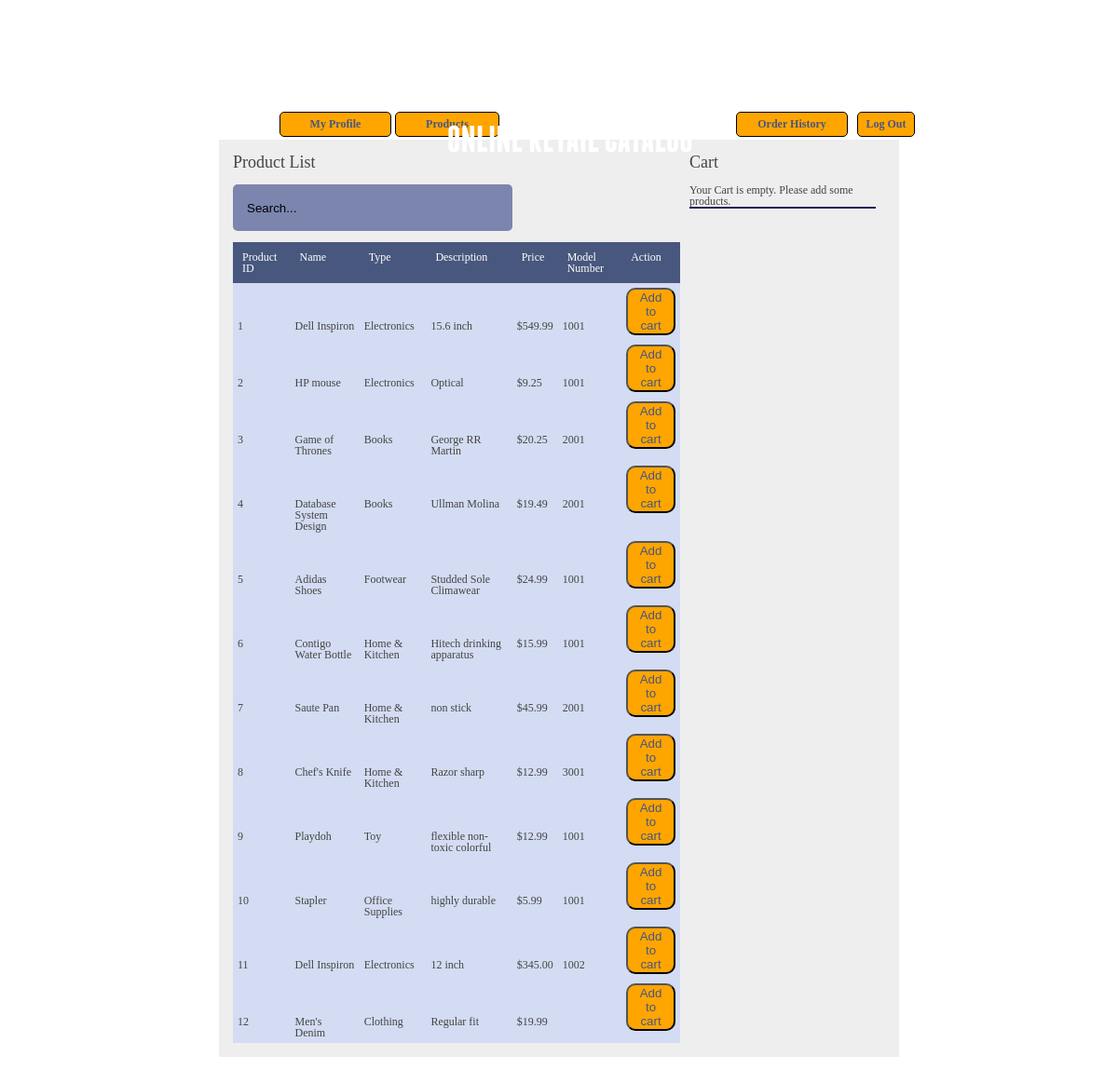
/onlineretail/test5/index2.php, run on the app's committed database.
### tables this page shows
CREATE TABLE `product` (
  `productID` int(11) NOT NULL,
  `productName` varchar(45) DEFAULT NULL,
  `productType` varchar(45) DEFAULT NULL,
  `details` varchar(45) DEFAULT NULL,
  `price` decimal(11,2) DEFAULT NULL,
  `modelNumber` int(11) DEFAULT NULL,
  PRIMARY KEY (`productID`)
);

### onlineretail/test5/products.php (the view, shortened to what this page needs)
<h1>Product List</h1>
<link href="//maxcdn.bootstrapcdn.com/font-awesome/4.1.0/css/font-awesome.min.css" rel="stylesheet">
<div class="box">
    <form action="" method="post">
      <div class="container-4">
          <input type="search" id="search" placeholder="Search..." name="icon" method="post" />
      </div>
    </form>
</div>
<br>
    <table>
        <tr>
            <th>Product ID</th>
            <th>Name</th>
            <th>Type</th>
            <th>Description</th>
            <th>Price</th>
            <th>Model Number</th>
            <th>Action</th>
        </tr>
       <?php
            if(isset($_POST['search'])){
                $_SESSION['keyword'] = $_POST['icon'];
                searchcode($_SESSION['keyword']);
            } elseif (isset($_GET['name'])) {
                $_SESSION['keyword'] = strval($_GET['name']);
                searchcode($_SESSION['keyword']);
            } else {
                searchcode("");
            }
            function searchcode($keyword){
                $sql="SELECT * FROM product where productName LIKE '%".$keyword."%' OR productType LIKE '%".$keyword."%' ORDER BY productID ASC";
                $query=mysql_query($sql);
                while ($row=mysql_fetch_array($query)) {
        ?>
        <tr>
            <td><?php echo $row['productID'] ?></td>
            <td><?php echo $row['productName'] ?></td>
            <td><?php echo $row['productType'] ?></td>
            <td><?php echo $row['details'] ?></td>
            <td>$<?php echo $row['price'] ?></td>
            <td><?php echo $row['modelNumber'] ?></td>
            <td><button id="tocart"><a href="index2.php?page=products&action=add&id=<?php echo $row['productID'] ?>&name=<?php echo $_SESSION['keyword'] ?>">Add to cart</a></button></td>
        </tr>
        <?php
                }
            }
        ?>
    </table>

### onlineretail/test5/index2.php (shortened to what this page needs)
<?php
    if(isset($_GET['page'])){
        $pages=array("products", "cart", "checkout", "finalpage", "orderhistory", "myprofile", "editmyprofile");
        if(in_array($_GET['page'], $pages)) {
            $_page=$_GET['page'];
        }else{
            $_page="products";
        }
    }else{
        $_page="products";
    }
?>
<!DOCTYPE html PUBLIC "-//W3C//DTD XHTML 1.0 Strict//EN"
"http://www.w3.org/TR/xhtml1/DTD/xhtml1-strict.dtd">
    <html xmlns="http://www.w3.org/1999/xhtml">
    <head>
        <link rel="stylesheet" href="css/reset.css" />
        <link rel="stylesheet" href="css/style.css" />
    </head>
    <body>
        <div id="mainTitle">
            <h1><center>ONLINE RETAIL CATALOG</center></h1>
        </div>
        <div class="profile">
            <b id="orders"><a href="index2.php?page=orderhistory">Order History</a></b>
        </div>
        <div class="profile">
            <b id="logout"><a href="logout.php">Log Out</a></b>
        </div>
        <div class="profile">
            <b id="myprofile"><a href="index2.php?page=myprofile">My Profile</a></b>
        </div>
        <div class="profile">
            <b id="products"><a href="index2.php?page=products">Products</a></b>
        </div>
        <div id="container">
            <div id="main">
                <?php require($_page.".php"); ?>
            </div>
            <div id="sidebar">
                <h1>Cart</h1>
                <table id="carttable">
                <?php
                    if(isset($_SESSION['cart'])){ ?>
                    <tr id="titletable">
                        <td>Product ID</td>
                        <td>Product Name</td>
                    </tr>
                <?php
                    $sql="SELECT * FROM product WHERE productID IN (";
                    foreach($_SESSION['cart'] as $id => $value) {
                        $sql.=$id.",";
                    }
                    $sql=substr($sql, 0, -1).") ORDER BY productID ASC";
                    $query=mysql_query($sql);
                    while($row=mysql_fetch_array($query)){
                 ?>
                    <tr>
                        <td><?php echo $row['productID']?></td>
                        <td><?php echo $row['productName']?></td>
                    </tr>
                <?php
                    }
                ?>
                </table>
                <hr />
                <a href="index2.php?page=cart">Go to cart</a>
                <?php
                    } else{
                    echo "<p>Your Cart is empty. Please add some products.</p>";
                    }
                ?>
            </div>
        </div>
    </body>
</html>

### onlineretail/test5/css/style.css (style rules this page uses)
a { color: #48577D; text-decoration: none; }
h1, h2 { margin-bottom: 15px }
h1 { font-size: 18px; }
#main table { width: 480px; }
#main table th { padding: 10px; background-color: #48577D; color: #fff; text-align: left; }
#main table td { padding: 5px; }
#main table tr { background-color: #d3dcf2; }
body { font-family: Verdana; font-size: 12px; color: #444; background-image:url("https://upload.wikimedia.org/wikipedia/commons/0/00/Sunset_Reeds,_North_Shore_Port_Lincoln_-_South_Australia.jpg"); background-size: cover; background-repeat: no-repeat; }
#container { width: 700px; margin: 150px auto; background-color: #eee; overflow: hidden; padding: 15px; }
#main { width: 490px; float: left; }
#sidebar { width: 200px; float: left; }
.profile #logout { position: absolute; left: 920px; top: 120px; z-index: -1; background-color:orange; width: 60px; height: 25px; text-align:center; border:1px solid black; vertical-align: middle; line-height: 25px; overflow: hidden; border-radius:5px; }
.profile #orders { position: absolute; left: 790px; top: 120px; z-index: -1; background-color:orange; width: 118px; height: 25px; text-align:center; border:1px solid black; vertical-align: middle; line-height: 25px; overflow: hidden; border-radius:5px; }
.profile #myprofile { position: absolute; border-radius:5px; left: 300px; top: 120px; z-index: -1; background-color:orange; width: 118px; height: 25px; text-align:center; border:1px solid black; vertical-align: middle; line-height: 25px; overflow: hidden; }
.profile #products { position: absolute; border-radius:5px; left: 424px; top: 120px; z-index: -1; background-color:orange; width: 110px; height: 25px; text-align:center; border:1px solid black; vertical-align: middle; line-height: 25px; overflow: hidden; }
.container-4 { overflow: hidden; width: 300px; vertical-align: middle; white-space: nowrap; }
.container-4 input#search { width: 300px; height: 50px; background: #7B85AE; border: none; font-size: 10pt; float: left; color: #fff; padding-left: 15px; -webkit-border-radius: 5px; -moz-border-radius: 5px; border-radius: 5px; }
#mainTitle { color: white; position: absolute; top: 10%; left:40%; }
#mainTitle h1 { font-size:40px; color:white; font-family: 'FranchiseRegular','Arial Narrow',Arial,sans-serif; font-weight: bold; text-align: center; padding-bottom: 30px; }
#tocart { border-radius: 10px; background-color: orange; }
#tocart a { text-decoration: none; }
#carttable { border: 1px solid #172457; width: 100%; }

### data on the page
product: productID "1", productName "Dell Inspiron", productType "Electronics", details "15.6 inch", price "549.99", modelNumber "1001"
product: productID "2", productName "HP mouse", productType "Electronics", details "Optical", price "9.25", modelNumber "1001"
product: productID "3", productName "Game of Thrones", productType "Books", details "George RR Martin", price "20.25", modelNumber "2001"
product: productID "4", productName "Database System Design", productType "Books", details "Ullman Molina", price "19.49", modelNumber "2001"
product: productID "5", productName "Adidas Shoes", productType "Footwear", details "Studded Sole Climawear", price "24.99", modelNumber "1001"
product: productID "6", productName "Contigo Water Bottle", productType "Home & Kitchen", details "Hitech drinking apparatus", price "15.99", modelNumber "1001"
product: productID "7", productName "Saute Pan", productType "Home & Kitchen", details "non stick", price "45.99", modelNumber "2001"
product: productID "8", productName "Chef's Knife", productType "Home & Kitchen", details "Razor sharp", price "12.99", modelNumber "3001"
product: productID "9", productName "Playdoh", productType "Toy", details "flexible non-toxic colorful", price "12.99", modelNumber "1001"
product: productID "10", productName "Stapler", productType "Office Supplies", details "highly durable", price "5.99", modelNumber "1001"
product: productID "11", productName "Dell Inspiron", productType "Electronics", details "12 inch", price "345.00", modelNumber "1002"
product: productID "12", productName "Men's Denim", productType "Clothing", details "Regular fit", price "19.99"
